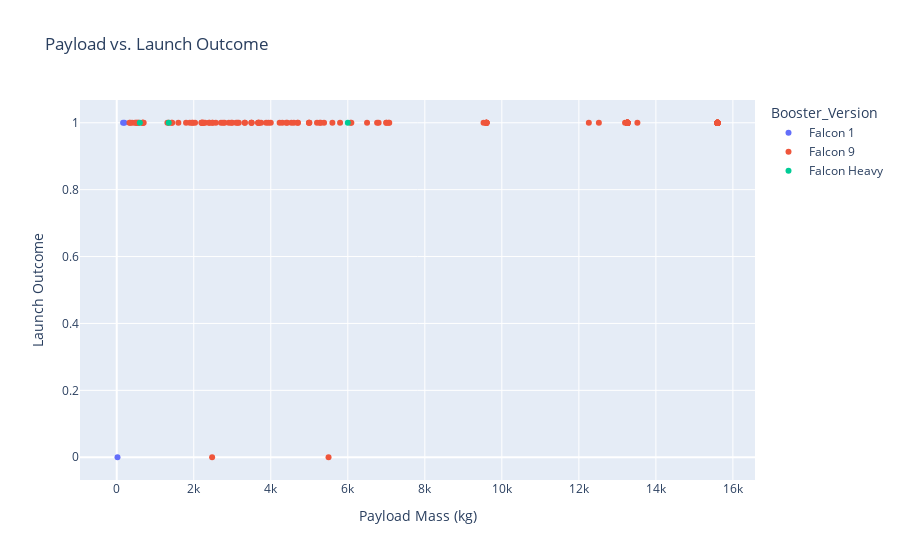

The code cell stored with this chart in its notebook:
### Code cell
import plotly.express as px

# Create a scatter plot using Plotly
fig = px.scatter(
    launch_df,
    x='Payload_Mass',
    y='Success',
    color='Booster_Version',
    title='Payload vs. Launch Outcome',
    labels={'Payload_Mass': 'Payload Mass (kg)', 'Success': 'Launch Outcome'}
)
fig.show()

### Figure 1 — Plotly figure (JSON) as saved in the notebook; plotly's stock layout.template omitted (floating-point values rounded to 4 significant figures; data arrays with more than 128 entries replaced by an {"elided": "..."} marker saying what was removed)
{"data": [{"hovertemplate": "Booster_Version=Falcon 1<br>Payload Mass (kg)=%{x}<br>Launch Outcome=%{y}<extra></extra>", "legendgroup": "Falcon 1", "marker": {"color": "#636efa", "symbol": "circle"}, "mode": "markers", "name": "Falcon 1", "orientation": "v", "showlegend": true, "type": "scatter", "x": [20, 165, 200], "xaxis": "x", "y": [0, 1, 1], "yaxis": "y"}, {"hovertemplate": "Booster_Version=Falcon 9<br>Payload Mass (kg)=%{x}<br>Launch Outcome=%{y}<extra></extra>", "legendgroup": "Falcon 9", "marker": {"color": "#EF553B", "symbol": "circle"}, "mode": "markers", "name": "Falcon 9", "orientation": "v", "showlegend": true, "type": "scatter", "x": {"elided": "155 float values"}, "xaxis": "x", "y": {"elided": "155 int values"}, "yaxis": "y"}, {"hovertemplate": "Booster_Version=Falcon Heavy<br>Payload Mass (kg)=%{x}<br>Launch Outcome=%{y}<extra></extra>", "legendgroup": "Falcon Heavy", "marker": {"color": "#00cc96", "symbol": "circle"}, "mode": "markers", "name": "Falcon Heavy", "orientation": "v", "showlegend": true, "type": "scatter", "x": [1350, 6000, 600], "xaxis": "x", "y": [1, 1, 1], "yaxis": "y"}], "layout": {"legend": {"title": {"text": "Booster_Version"}, "tracegroupgap": 0}, "title": {"text": "Payload vs. Launch Outcome"}, "xaxis": {"anchor": "y", "domain": [0, 1], "title": {"text": "Payload Mass (kg)"}}, "yaxis": {"anchor": "x", "domain": [0, 1], "title": {"text": "Launch Outcome"}}}}
